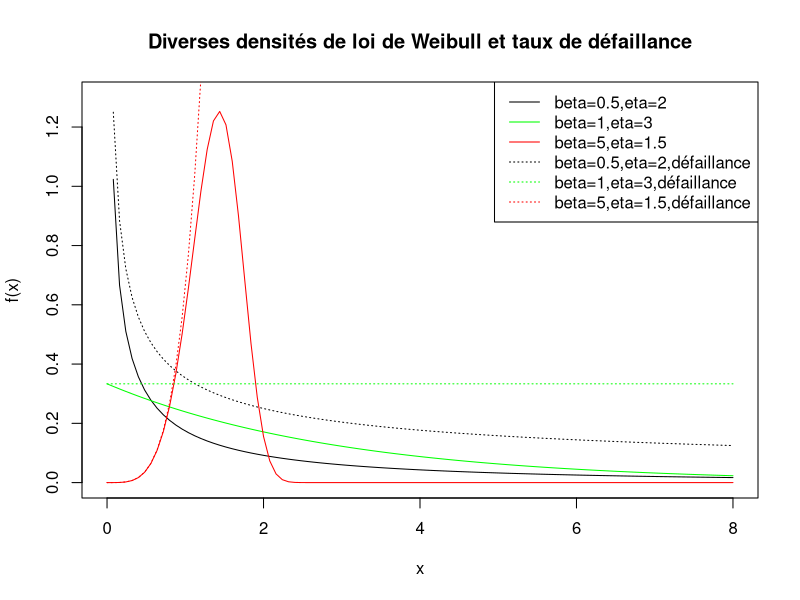

Generate this figure with R: (Note: this script raises an error after producing the figure.)
#Estimation de durees de vie censurees

curve(dweibull(x,shape=0.5,scale=2),xlim=c(0,8),ylim=c(0,1.3),ylab="f(x)",main="Diverses densités de loi de Weibull et taux de défaillance")
curve(dweibull(x,shape=1,scale=3),add=T,col="green")
curve(dweibull(x,shape=5,scale=1.5),add=T,col="red")

curve((0.5/2)*((x/2)^(0.5-1)),add=T,lty=3)
curve((1/3)*((x/3)^(1-1)),add=T,lty=3,col="green")
curve((5/1.5)*((x/1.5)^(5-1)),add=T,lty=3,col="red")

legend("topright",lty=c(1,1,1,3,3,3),col=c("black","green","red","black","green","red"),legend=c("beta=0.5,eta=2","beta=1,eta=3","beta=5,eta=1.5","beta=0.5,eta=2,défaillance","beta=1,eta=3,défaillance","beta=5,eta=1.5,défaillance"))

#simuler un échantillon 
beta=1.5
eta=100
c=40
n=50
t <- rweibull(n,beta,eta)
t[t>c]=c

#M = nombre de pannes qu'on a observés, loi binomiale(n,1-G(c)), avec G(c)=P(X<=c)=F(c)
#X loi de weibull, T loi de weibull censurée



f_beta=function(beta,t,m,c)
{
  1/beta + (sum(log(t[t<c]))/m) 
            - ((sum((t^beta)*log(t)))/(sum(t^beta)))
}

EMV=function(t,c)
{
  m=length(t[t<c])
  beta.est = uniroot(f_beta,lower=0.001,upper=10,t=t,m=m,c=c)$root
  eta.est = (1/m * sum(t^beta.est))^(1/beta.est)
  return(list(beta_EMV=beta.est,eta_EMV=eta.est))
}

EMV(t,c)

#estimation de la variance et du biais
n=50
c=40
k=1000  #on fait k r?alisations 
EMV.est=matrix(nrow=k,ncol=2) 
for (i in 1:k)
{
  t <- rweibull(n,beta,eta)
  t[t>c]=c
  EMV.est[i,1]=EMV(t,c)$beta_EMV
  EMV.est[i,2]=EMV(t,c)$eta_EMV
}

var(EMV.est[,1])
var(EMV.est[,2])
  
mean(EMV.est[,1])-beta
mean(EMV.est[,2])-eta

hist(EMV.est[,1])
hist(EMV.est[,2])
plot(density(EMV.est[,1]))
abline(v=beta,col=2)
plot(density(EMV.est[,2]))
abline(v=eta,col=2)

#C on simule les donn?es qu'on a pas pu observ?es (qu'on avait mises ? c)
beta=1.5
eta=100
c=40
n=50
t <- rweibull(n,beta,eta)
t[t>c]=c
m=length(t[t<c])


simu=function(c,eta,beta,j)
{
  u=runif(j)
  return(eta*((-log(u)+(c/eta)^beta)^(1/beta)))
}


f2=function(b,t,n)
{
  1/b + (sum(log(t))/n) - ((sum((t^b)*log(t)))/(sum(t^b)))
}

EMV2=function(t)
{
  b.est = uniroot(f2,lower=0.001,upper=10,t=t,n=n)$root
  eta.est = (1/n * sum(t^b.est))^(1/b.est)
  return(list(beta_EMV=b.est,eta_EMV=eta.est))
}


eta0=50
beta0=3
K=1000
res=matrix(nrow = K+1,ncol = 2)
res[1,1]=beta0
res[1,2]=eta0
for (k in 1:K)
{
  t[t>=c]=simu(c,eta0,beta0,n-m)
  beta0=EMV2(t)$beta_EMV
  eta0=EMV2(t)$eta_EMV
  res[k+1,1]=beta0
  res[k+1,2]=eta0
}

x=seq(from=1,to=K+1,by=1)
par(mfrow = c(1,2))
plot(x,res[,1],xlab="nb it?rations",ylab="beta estim?")
abline(h=beta,col="red")
plot(x,res[,2],xlab="nb it?rations",ylab="eta estim?")
abline(h=eta,col="red")



